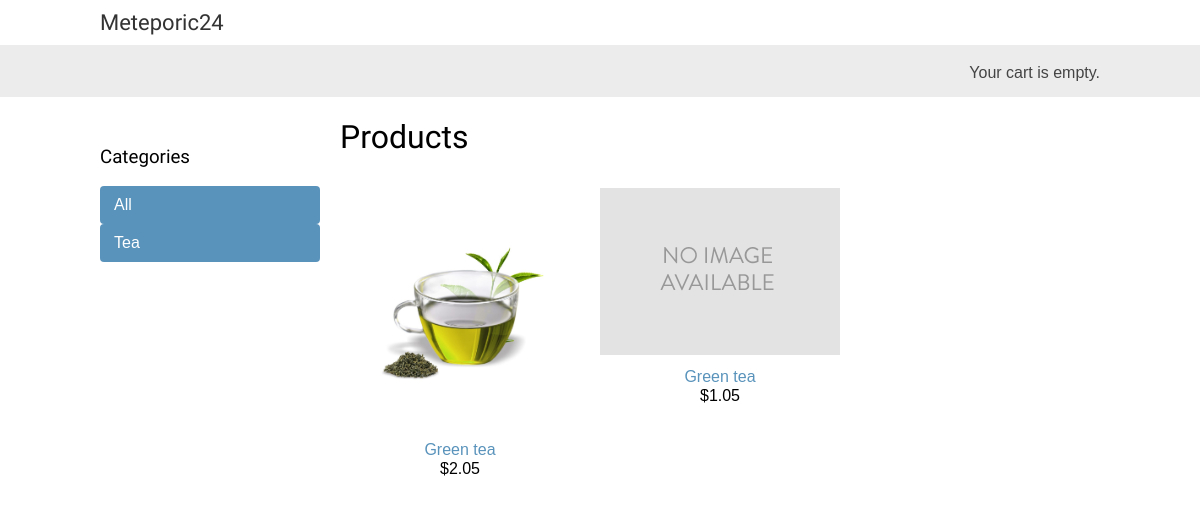
The page / on the database its author committed.
### store/models.py (models this page shows, shortened)
class Category(models.Model):
    name = models.CharField(max_length=200)
    slug = models.SlugField(max_length=200, unique=True)
    class Meta:
        ordering = ['name']
        indexes = [models.Index(fields=['name']),]
        verbose_name = 'category'
        verbose_name_plural = 'categories'

class Product(models.Model):
    category = models.ForeignKey(Category, on_delete=models.CASCADE, related_name='products')
    name = models.CharField(max_length=200)
    slug = models.CharField(max_length=200)
    image = models.ImageField(upload_to='products/%Y/%m%d', blank=True)
    description = models.TextField(blank=True)
    price = models.DecimalField(max_digits=10, decimal_places=2)
    available = models.BooleanField(default=True)
    created = models.DateTimeField(auto_now_add=True)
    updated = models.DateTimeField(auto_now_add=True)
    class Meta:
        ordering = ['name']
        indexes = [
            models.Index(fields=['id', 'slug']),
            models.Index(fields=['name']),
            models.Index(fields=['-created']),
        ]
    def get_absolute_url(self):
        return reverse(
            'store:product_detail',
            args=[self.id, self.slug]
        )

### store/views.py (the view)
# urls.py: path('', views.product_list, name='product_list'),
def product_list(request, category_slug=None):
    category = None
    categories = Category.objects.all()
    products = Product.objects.filter(available=True)
    if category_slug:
        category = get_object_or_404(
            Category,
            slug=category_slug
        )
        products = products.filter(category=category)
    context = {
        'category': category,
        'categories': categories,
        'products': products
    }
    return render(request, 'store/product/list.html', context)

### cart/cart.py (called while the page is built)
    def __len__(self):
        return sum(item['quantity'] for item in self.cart.values())

### cart/context_processors.py (called while the page is built)
def cart(request):
    return {'cart': Cart(request)}

### store/templates/store/product/list.html (shortened to what this page needs)
{% extends 'store/base.html' %}
{% load static %}
{% block content %}
    <div id="sidebar">
        <h3>Categories</h3>
        <ul>
            <li {% if not category %} class="selected" {% endif %}>
                <a href="{% url 'store:product_list' %}">All</a>
            </li>
            {% for category in categories %}
                <li {% if category.slug == category.slug %} class="selected" {% endif %}>
                    <a href="{{ category.get_absolute_url }}">
                        {{ category.name }}
                    </a>
                </li>
            {% endfor %}
        </ul>
    </div>
    <div id="main" class="product-list">
        <h1>
            {% if category %}
                {{ category.name }}
            {% else %}
                Products
            {% endif %}
        </h1>
        {% for product in products %}
            <div class="item">
                <a href="{{ product.get_absolute_url }}">
                    <img src="{% if product.image %} {{ product.image.url }} {% else %} {% static 'img/no_image.png' %} {% endif %}" alt="">
                </a>
                <a href="{{ product.get_absolute_url }}">{{ product.name }}</a>
                <br>
                ${{ product.price }}
            </div>
        {% endfor %}
    </div>
{% endblock %}

### store/static/css/base.css (style rules this page uses)
body { margin:0; padding:0; font-family:helvetica, sans-serif; }
h1, h2, h3, h4, h5 , h6 { font-family: 'Ubuntu', sans-serif; font-weight:normal; }
a { text-decoration:none; color:#5993bb; }
#sidebar { width:220px; padding:30px 20px 0 0; float:left; }
#sidebar ul { margin:0; padding:0; }
#sidebar ul li { margin:0; list-style:none; padding:10px 14px; }
#sidebar ul li a { display:block; }
#sidebar ul li.selected { background:#5993bb; border-radius:4px; }
#sidebar ul li.selected a { color:#fff; }
#main { float:left; width: 96%; margin-right:-220px; overflow:hidden; }
.product-list .item { width:25%; padding:10px 20px 10px 0; float:left; text-align:center; line-height:1.2; }
.product-list .item img { width:100%; margin-bottom:8px; }

### rows shown on the page
Category: name "Tea"
Product: image (picture), name "Green tea", price "2.05"
Product: name "Green tea", price "1.05"
